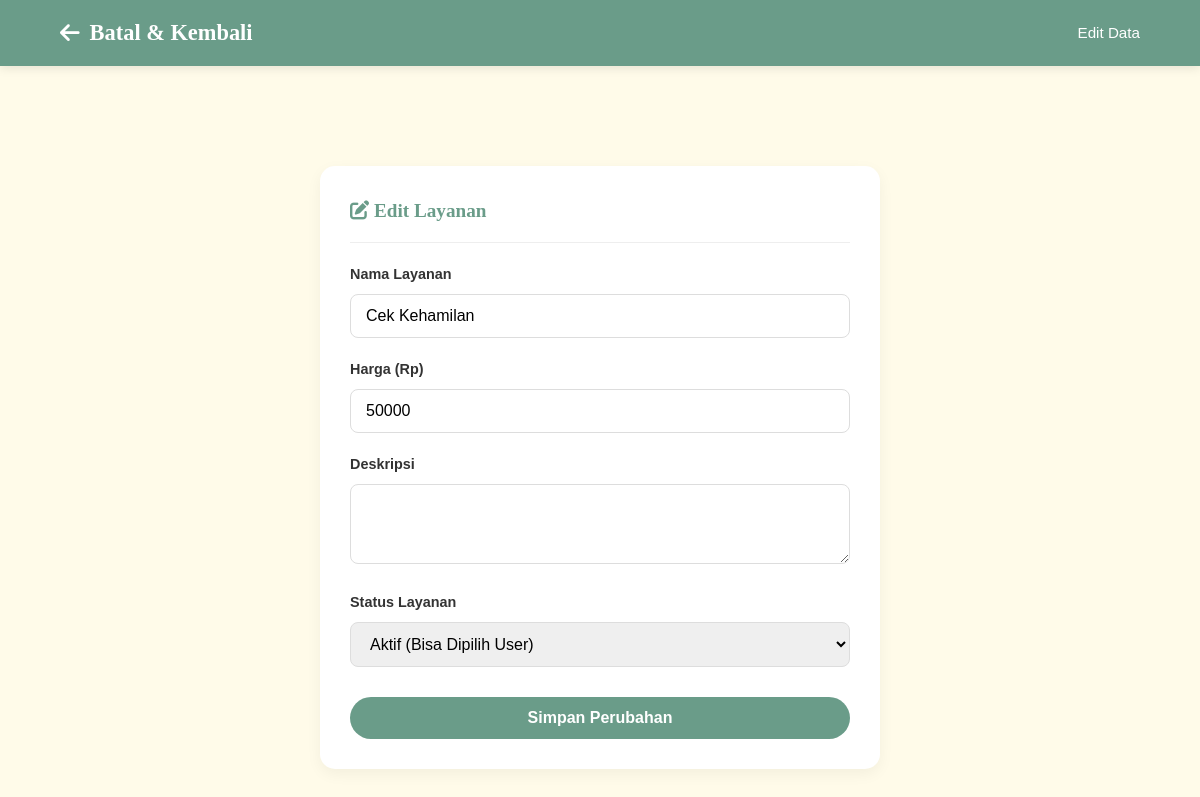
/admin/editPelayanan.php?id=1 (signed in), run on the app's committed database.
### tables this page shows
CREATE TABLE `layanan` (
  `id` int(11) NOT NULL,
  `nama_layanan` varchar(100) NOT NULL,
  `deskripsi` text DEFAULT NULL,
  `harga` int(11) NOT NULL,
  `aktif` tinyint(1) DEFAULT 1
);

### admin/editPelayanan.php (the view, shortened to what this page needs)
<?php
include '../service/koneksi.php';
$id = $_GET['id'];
$data = $conn->query("SELECT * FROM layanan WHERE id='$id'")->fetch_assoc();
?>
<!DOCTYPE html>
<html lang="id">
<head>
    <link rel="stylesheet" href="../asset/style.css">
    <link rel="stylesheet" href="https://cdnjs.cloudflare.com/ajax/libs/font-awesome/6.4.0/css/all.min.css">
</head>
<body>
    <nav class="navbar-dashboard">
        <a href="managePelayanan.php" class="brand"><i class="fas fa-arrow-left"></i> Batal & Kembali</a>
        <div class="nav-right"><span class="user-greeting">Edit Data</span></div>
    </nav>
    <div class="dashboard-container" style="max-width: 600px;">
        <div class="card-box">
            <h3 class="card-title"><i class="fas fa-edit"></i> Edit Layanan</h3>
            <form method="POST">
                <div class="form-group">
                    <label>Nama Layanan</label>
                    <input type="text" name="nama_layanan" class="form-control" required value="<?= htmlspecialchars($data['nama_layanan']) ?>">
                </div>
                <div class="form-group">
                    <label>Harga (Rp)</label>
                    <input type="number" name="harga" class="form-control" required value="<?= $data['harga'] ?>">
                </div>
                <div class="form-group">
                    <label>Deskripsi</label>
                    <textarea name="deskripsi" class="form-control" rows="3"><?= htmlspecialchars($data['deskripsi']) ?></textarea>
                </div>
                <div class="form-group">
                    <label>Status Layanan</label>
                    <select name="aktif" class="form-control">
                        <option value="1" <?= $data['aktif'] == 1 ? 'selected' : '' ?>>Aktif (Bisa Dipilih User)</option>
                    </select>
                </div>
                <button type="submit" name="update_layanan" class="btn-submit">Simpan Perubahan</button>
            </form>
        </div>
    </div>
</body>
</html>

### asset/style.css (style rules this page uses)
:root { --primary: #6a9c89; --secondary: #c4d7b2; --accent: #e64848; --bg-color: #fffbe9; --text-dark: #333333; --text-light: #ffffff; --white: #ffffff; }
* { margin: 0; padding: 0; box-sizing: border-box }
body { font-family: "Poppins", sans-serif; background-color: var(--bg-color); color: var(--text-dark); line-height: 1.6; }
h1, h2, h3 { font-family: "Playfair Display", serif; color: var(--primary); }
a { text-decoration: none; }
.form-group { margin-bottom: 20px; text-align: left; }
.form-group label { display: block; margin-bottom: 8px; font-size: 0.9rem; color: var(--text-dark); font-weight: 600; }
.form-control { width: 100%; padding: 12px 15px; border: 1px solid #ddd; border-radius: 8px; font-size: 1rem; transition: 0.3s; font-family: 'Poppins', sans-serif; }
.btn-submit { width: 100%; background-color: var(--primary); color: var(--white); padding: 12px; border: none; border-radius: 50px; font-size: 1rem; font-weight: 600; cursor: pointer; transition: 0.3s; margin-top: 10px; font-family: 'Poppins', sans-serif; }
.dashboard-container { max-width: 1200px; margin: 100px auto 50px; padding: 0 20px; min-height: 80vh; }
.navbar-dashboard { background-color: var(--primary); padding: 15px 5%; display: flex; justify-content: space-between; align-items: center; box-shadow: 0 2px 10px rgba(0,0,0,0.1); position: sticky; top: 0; z-index: 1000; color: white; }
.navbar-dashboard .brand { font-size: 1.4rem; font-weight: 700; color: white; text-decoration: none; display: flex; align-items: center; gap: 10px; font-family: 'Playfair Display', serif; }
.navbar-dashboard .nav-right { display: flex; align-items: center; gap: 20px; }
.navbar-dashboard .user-greeting { font-size: 0.95rem; font-weight: 500; }
.card-box { background: #ffffff; padding: 30px; border-radius: 15px; box-shadow: 0 5px 15px rgba(0,0,0,0.05); margin-bottom: 30px; }
.card-title { margin-bottom: 20px; color: var(--primary); font-weight: 700; font-size: 1.2rem; border-bottom: 1px solid #eee; padding-bottom: 15px; }

### data on the page
layanan: nama_layanan "Cek Kehamilan", harga "50000", aktif "Aktif (Bisa Dipilih User)"
